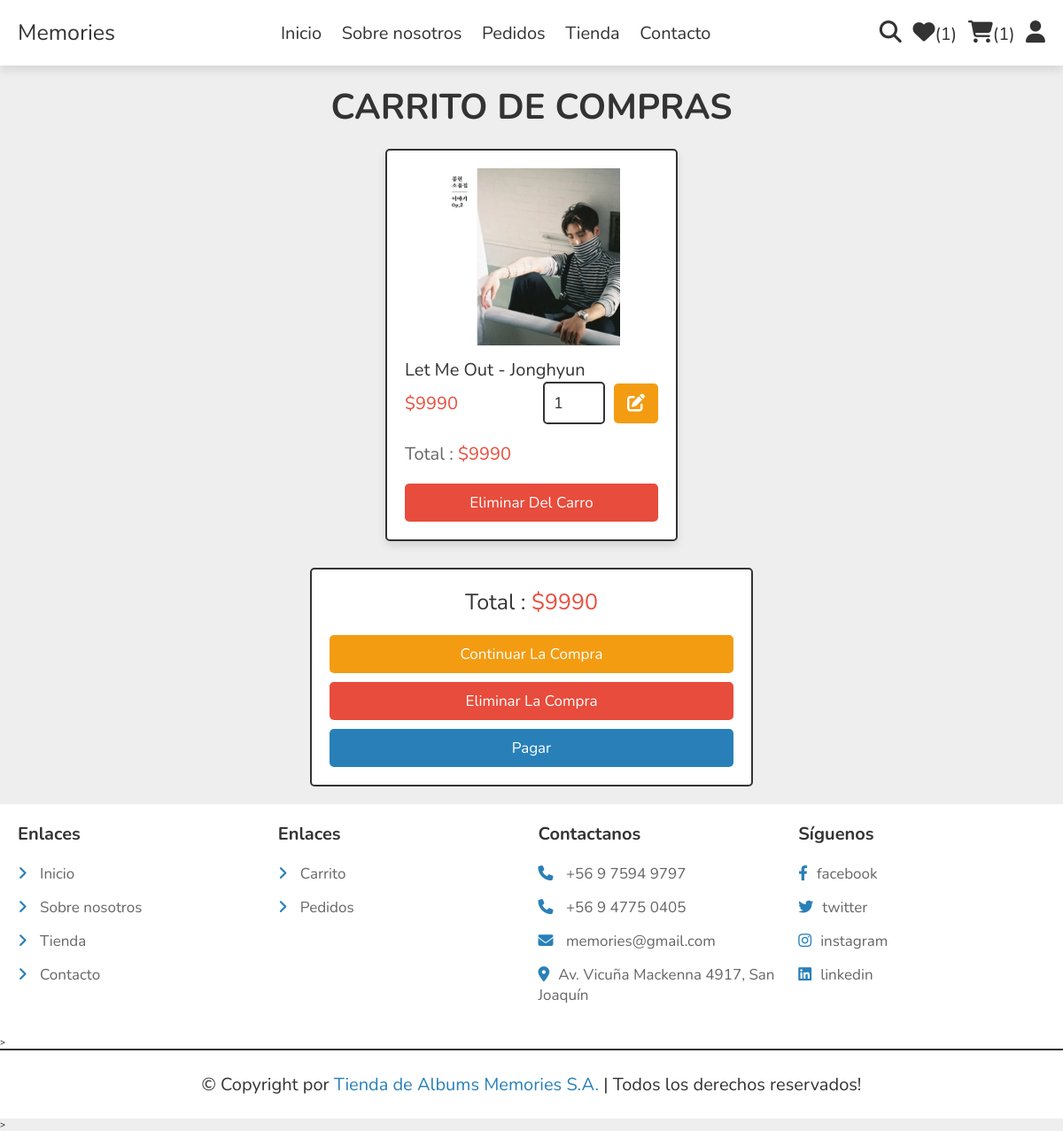
Before: /lista_deseada/ (signed in) with the older database file.
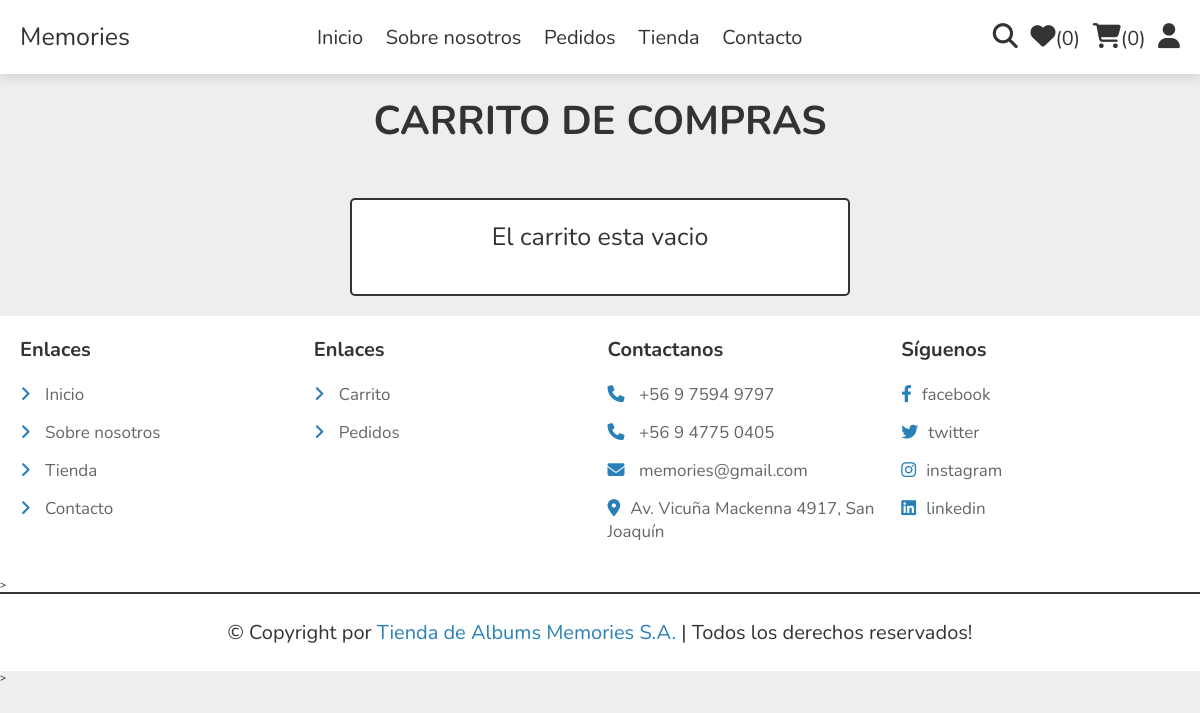
After: the same page with the newer database file.
### store/models.py (models this page shows, shortened)
class Cart(models.Model):
    customer = models.ForeignKey(User, on_delete=models.CASCADE,null=False,blank=False)
    product_id = models.ForeignKey(Products, on_delete=models.CASCADE,null=False,blank=False)
    quantity = models.PositiveIntegerField(default=1)
    @property
    def sub_total(self):
        sub_total=self.quantity * self.product_id.price
        return sub_total

class Products(models.Model):
    category = models.ForeignKey(ProductCategory, on_delete=models.CASCADE,null=True,blank=False)
    name = models.CharField(max_length=50,blank=False,null=False)
    price = models.PositiveIntegerField(blank=False,null=False)
    details = models.TextField(blank=True)
    image_01 = models.ImageField()

### store/views.py (the view)
# urls.py: path('lista_deseada/',CarritoDeCompras,name='lista_deseada'),
@login_required
def CarritoDeCompras(request):
    products=Cart.objects.filter(customer=request.user)
    cart_count=Cart.objects.filter(customer=request.user).count()
    item_count=WishList.objects.filter(customer=request.user).count()
    grand_total= sum([item.quantity* item.product_id.price for item in products])
    context={'products':products,'cart_count':cart_count,'item_count':item_count,'grand_total':grand_total}
    return render(request,'store/carritodecompras.html',context)

### store/templates/store/carritodecompras.html (shortened to what this page needs)
{% extends 'store/main.html' %}
{% load static %}
{% block content %}
<section class="products shopping-cart">
        <h3 class="heading">Carrito de Compras</h3>
        <div class="box-container">
            {% for product in products %}
            <form action="" method="POST" class="box">{% csrf_token %}
                <img src="{{product.product_id.image_01.url}}" alt="">
                <div class="name">{{product.product_id.name}}</div>
                <div class="flex">
                    <div class="price">${{product.product_id.price}}</div>
                    <input type="number" name="quantity" class="qty" min="1" max="99" onkeypress="if(this.value.length == 2) return false;" value="{{product.quantity}}">
                   <button type="submit" class="fas fa-edit" name="update_quantity" formaction="{% url 'update_quantity' %}"></button>
                </div>
                <div class="sub-total"> Total : <span>${{product.sub_total}}</span> </div>
                <input type="submit" value="Eliminar del carro" formaction="{% url 'delete_from_cart' %}" onclick="return confirm('¿Quieres eliminar todo?');" class="delete-btn" name="delete">
            </form>
                {% endfor %}
        </div>
        {% if grand_total != 0 %}
        <div class="cart-total">
            <form action="" method="POST">{% csrf_token %}
              <p>Total : <span>${{grand_total}}</span></p>
              <a href="{% url 'tienda' %}" class="option-btn">Continuar la compra</a>
               <input type="submit" value="Eliminar la compra" class="delete-btn" name="all_delete" formaction="{% url 'delete_from_cart' %}" onclick="return confirm('¿Quieres eliminar todo?');">
               <a href="{% url 'checkout' %}" class="btn <?= ($grand_total > 1)?'':'disabled'; ?>">Pagar</a>
            </form>
        </div>
         {% else %}
             <div class="cart-total">
                <p>El carrito esta vacio</p>
             </div>
         {% endif %}
        </section>
        {% endblock content %}

Changed rows visible on the page:
removed Cart: product_id.image_01 (picture), product_id.name "Let Me Out - Jonghyun", product_id.price "9990", quantity "1", sub_total "9990"
Other visible differences:
{{ item_count }}: "1" → "0"
{{ cart_count }}: "1" → "0"
{{ grand_total }}: "9990" → (not shown)
form field all_delete: "Eliminar la compra" → (not shown)
text no longer shown: "Total : $ Continuar La Compra Pagar"
text now shown: "El carrito esta vacio"
